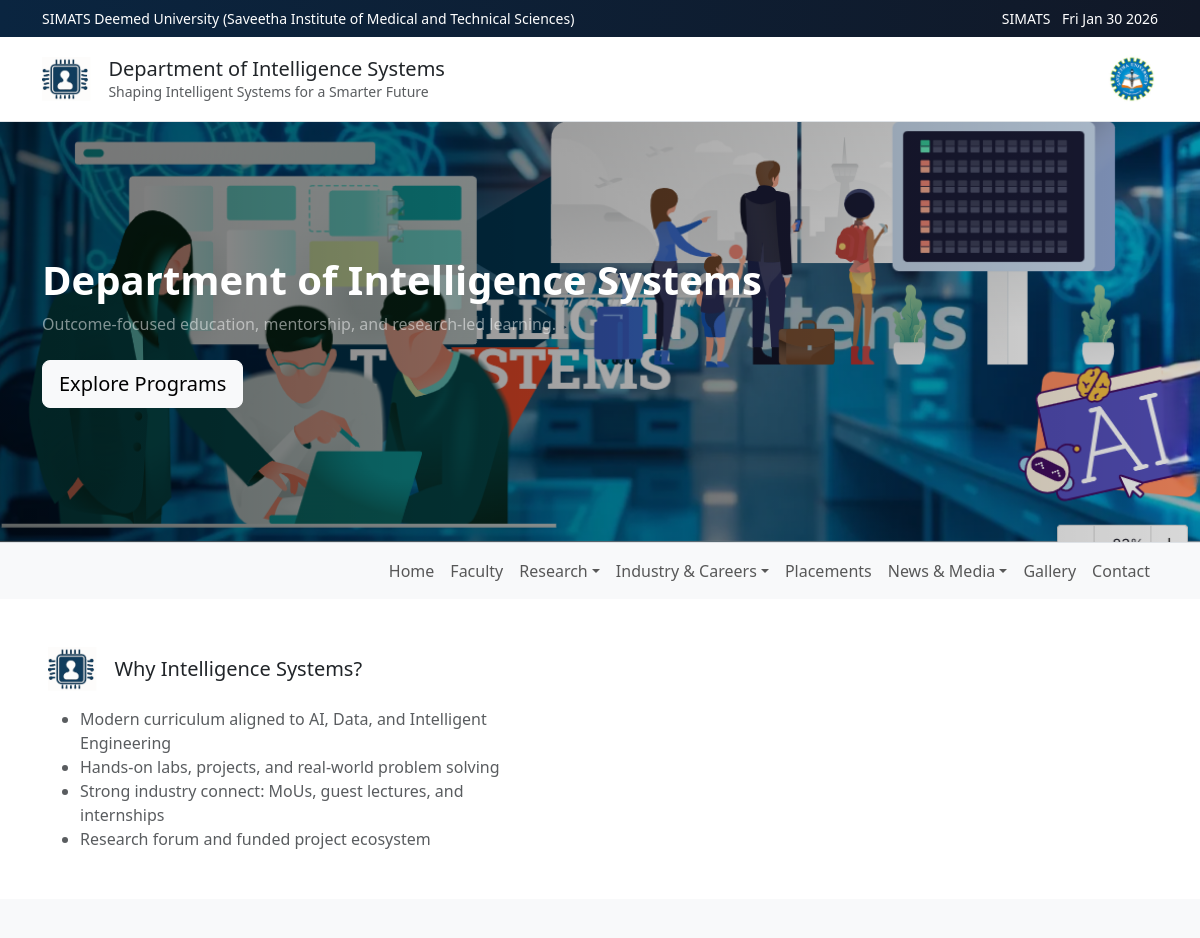
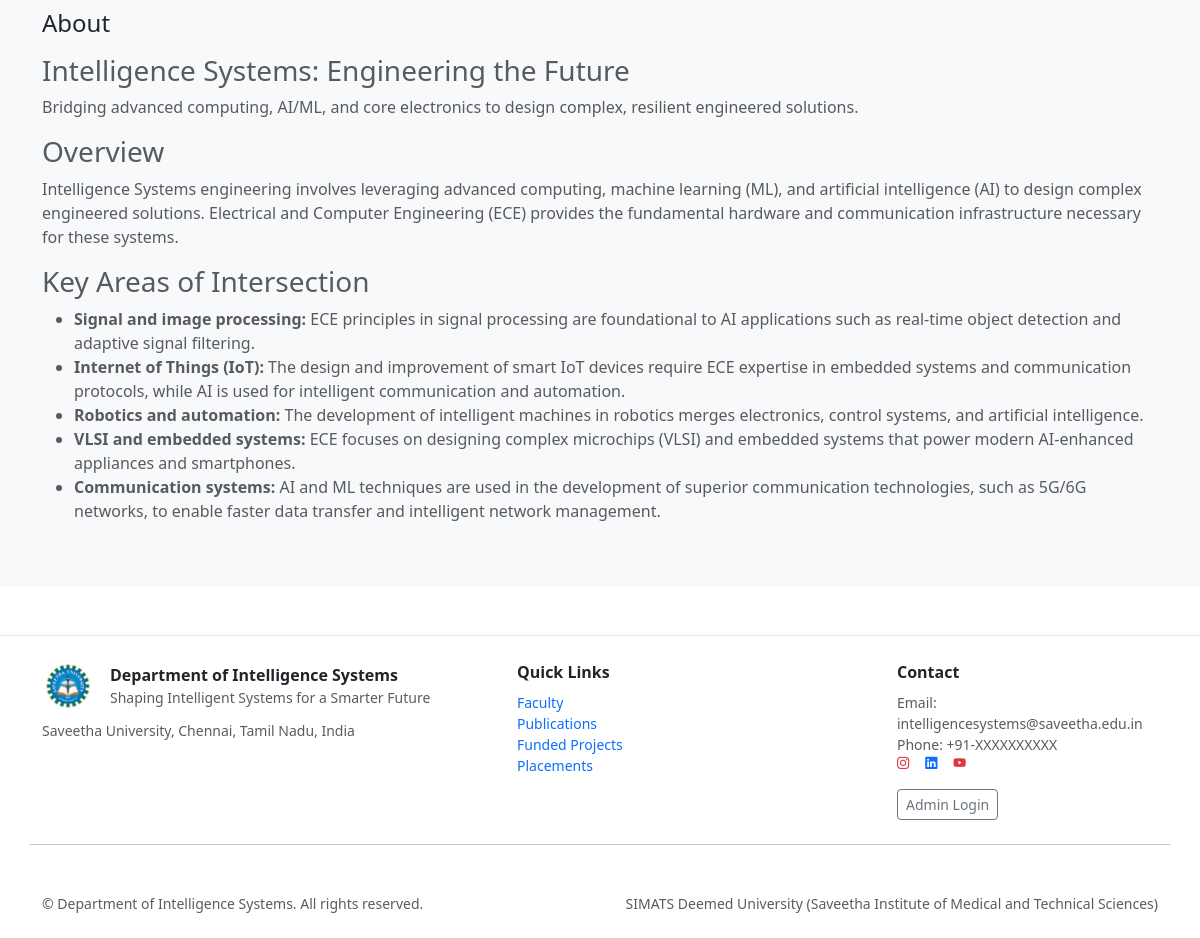
The page / on the database its author committed (2 pictures, top to bottom).
### app/models.py (models this page shows)
class TimestampMixin:
    created_at = db.Column(db.DateTime, default=datetime.utcnow, nullable=False)
    updated_at = db.Column(db.DateTime, default=datetime.utcnow, onupdate=datetime.utcnow, nullable=False)

class SiteSettings(db.Model, TimestampMixin):
    id = db.Column(db.Integer, primary_key=True)
    dept_name = db.Column(db.String(255), default="Department of Intelligence Systems", nullable=False)
    university_name = db.Column(db.String(255), default="SIMATS Deemed University (Saveetha Institute of Medical and Technical Sciences)", nullable=False)
    tagline = db.Column(db.String(255), default="Shaping Intelligent Systems for a Smarter Future", nullable=False)
    hero_title = db.Column(db.String(255), default="Department of Intelligence Systems", nullable=False)
    hero_subtitle = db.Column(db.String(500), default="Outcome-focused education, strong mentorship, and research-led learning.", nullable=False)
    enquiry_email = db.Column(db.String(255), default="intelligencesystems@saveetha.edu.in", nullable=False)
    phone = db.Column(db.String(50), default="+91-XXXXXXXXXX", nullable=False)
    address = db.Column(db.Text, default="Saveetha University, Chennai, Tamil Nadu, India", nullable=False)
    google_map_embed = db.Column(db.Text, default="", nullable=True)
    banner_faculty = db.Column(db.String(500), nullable=True)
    banner_news = db.Column(db.String(500), nullable=True)
    banner_events = db.Column(db.String(500), nullable=True)

class HeroSlide(db.Model, TimestampMixin):
    __tablename__ = "hero_slides"
    id = db.Column(db.Integer, primary_key=True)
    title = db.Column(db.String(255), nullable=True)
    subtitle = db.Column(db.String(500), nullable=True)
    image_url = db.Column(db.String(500), nullable=False)   # URL or /static/... or /uploads/...
    cta_text = db.Column(db.String(80), nullable=True)
    cta_url = db.Column(db.String(500), nullable=True)
    order = db.Column(db.Integer, default=1, nullable=False)
    is_active = db.Column(db.Boolean, default=True, nullable=False)

class Page(db.Model, TimestampMixin):
    id = db.Column(db.Integer, primary_key=True)
    slug = db.Column(db.String(120), unique=True, nullable=False, index=True)
    title = db.Column(db.String(255), nullable=False)
    body_html = db.Column(db.Text, nullable=False, default="")
    header_image_url = db.Column(db.String(500), nullable=True)
    header_subtitle = db.Column(db.String(255), nullable=True)
    is_published = db.Column(db.Boolean, default=True, nullable=False)
    show_in_menu = db.Column(db.Boolean, default=False, nullable=False)

### app/blueprints/public/routes.py (the view)
@public_bp.get("/")
def home():
    settings = get_settings()
    slides = (HeroSlide.query
              .filter_by(is_active=True)
              .order_by(HeroSlide.order.asc(), HeroSlide.created_at.desc())
              .all())
    about_page = Page.query.filter_by(slug="about", is_published=True).first()
    programs_ug = Program.query.filter_by(level="UG", is_published=True).all()
    programs_pg = Program.query.filter_by(level="PG", is_published=True).all()
    programs_res = Program.query.filter_by(level="Research", is_published=True).all()
    news = News.query.filter_by(is_published=True).order_by(desc(News.published_on)).limit(4).all()
    events = Event.query.filter_by(is_published=True).order_by(Event.starts_at.asc()).limit(4).all()
    achievements = Achievement.query.filter_by(is_published=True).order_by(desc(Achievement.is_featured), desc(Achievement.created_at)).limit(6).all()
    mous = MoU.query.filter_by(is_published=True).limit(8).all()
    placement_stats = PlacementStat.query.filter_by(is_visible=True).limit(6).all()
    return render_template("public/home.html",
                           settings=settings,
                           slides=slides,
                           about_page = about_page,
                           programs_ug=programs_ug,
                           programs_pg=programs_pg,
                           programs_res=programs_res,
                           news=news,
                           events=events,
                           achievements=achievements,
                           mous=mous,
                           placement_stats=placement_stats,
                         )

### app/blueprints/public/routes.py (called while the page is built)
def get_settings():
    s = SiteSettings.query.first()
    if not s:
        s = SiteSettings()
        db.session.add(s)
        db.session.commit()
    return s

### app/templates/public/home.html (shortened to what this page needs)
{% extends "public/base.html" %}
{% block hero %}
  {% if slides and slides|length > 0 %}
    <div id="heroCarousel" class="carousel slide home-hero" data-bs-ride="carousel" data-bs-interval="2000">
      <div class="carousel-inner">
        {% for s in slides %}
          <div class="carousel-item {% if loop.first %}active{% endif %}">
            <section class="page-hero" style="--hero-bg: url('{{ s.image_url }}');">
              <div class="page-hero-overlay hero-slide-overlay">
                <div class="container py-5">
                  {% if s.title %}<h1 class="display-6 fw-bold text-white mb-2">{{ s.title }}</h1>{% endif %}
                  {% if s.subtitle %}<p class="text-white-50 mb-4">{{ s.subtitle }}</p>{% endif %}
                  {% if s.cta_text and s.cta_url %}
                    <a class="btn btn-light btn-lg" href="{{ s.cta_url }}">{{ s.cta_text }}</a>
                  {% endif %}
                </div>
              </div>
            </section>
          </div>
        {% endfor %}
      </div>
      {% if slides|length > 1 %}
        <button class="carousel-control-prev" type="button" data-bs-target="#heroCarousel" data-bs-slide="prev">
        </button>
        <button class="carousel-control-next" type="button" data-bs-target="#heroCarousel" data-bs-slide="next">
        </button>
      {% endif %}
    </div>
  {% endif %}
{% endblock %}
{% block content %}
<section>
      <div class="col-lg-6">
        <div class="hero-panel p-4 p-lg-5">
          <div class="d-flex align-items-center gap-3 mb-3">
            <img src="{{ url_for('static', filename='images/dept_logo.png') }}" class="logo dept-logo" alt="Department logo" />
            <div>
              <div class="h5 mb-0">Why Intelligence Systems?</div>
            </div>
          </div>
          <ul class="text-muted mb-0">
            <li>Modern curriculum aligned to AI, Data, and Intelligent Engineering</li>
            <li>Hands-on labs, projects, and real-world problem solving</li>
            <li>Strong industry connect: MoUs, guest lectures, and internships</li>
            <li>Research forum and funded project ecosystem</li>
          </ul>
        </div>
      </div>
</section>
{% if about_page %}
<section class="py-5 bg-light">
  <div class="container">
    <div class="d-flex justify-content-between align-items-center mb-3">
      <h2 class="h4 mb-0">{{ about_page.title }}</h2>
    </div>
    <div class="text-muted">
      {{ about_page.body_html | safe }}
    </div>
  </div>
</section>
{% endif %}
{% endblock %}

### app/templates/public/base.html (shortened to what this page needs)
<!doctype html>
<html lang="en">
<head>
  <link href="https://cdn.jsdelivr.net/npm/bootstrap@5.3.3/dist/css/bootstrap.min.css" rel="stylesheet">
  <link rel="stylesheet" href="https://cdn.jsdelivr.net/npm/bootstrap-icons@1.11.3/font/bootstrap-icons.css">
  <link rel="stylesheet" href="{{ url_for('static', filename='css/site.css') }}">
</head>
<body>
  <div class="topbar py-2">
    <div class="container d-flex align-items-center justify-content-between small">
      <div class="text-white">
        {{ settings.university_name }}
      </div>
      <div class="text-white">
        <span class="me-2">SIMATS</span>
        <span id="date"></span>
      </div>
    </div>
  </div>
<header class="site-header border-bottom bg-white">
  <div class="container py-3 d-flex align-items-center justify-content-between gap-3 flex-wrap">
    <div class="d-flex align-items-center gap-3">
      <img src="{{ url_for('static', filename='images/dept_logo.png') }}" class="logo dept-logo" alt="Department logo" />
      <div>
        <div class="h5 mb-0">{{ settings.dept_name }}</div>
        <div class="text-muted small">{{ settings.tagline }}</div>
      </div>
    </div>
    <img src="{{ url_for('static', filename='images/simats_logo.png') }}" class="logo simats-logo" alt="SIMATS logo" />
  </div>
</header>
{% block hero %}{% endblock %}
<nav class="navbar navbar-expand-lg navbar-light bg-light border-top">
  <div class="container">
    <div class="collapse navbar-collapse" id="mainNav">
      <ul class="navbar-nav ms-auto mb-2 mb-lg-0">
        <li class="nav-item">
          <a class="nav-link" href="{{ url_for('public.home') }}">Home</a>
        </li>
        <li class="nav-item">
          <a class="nav-link" href="{{ url_for('public.faculty') }}">Faculty</a>
        </li>
        <li class="nav-item dropdown">
          <a class="nav-link dropdown-toggle" href="#" role="button" data-bs-toggle="dropdown">Research</a>
        </li>
        <li class="nav-item dropdown">
          <a class="nav-link dropdown-toggle" href="#" role="button" data-bs-toggle="dropdown">Industry &amp; Careers</a>
        </li>
        <li class="nav-item">
          <a class="nav-link" href="/p/student-placements">Placements</a>
        </li>
        <li class="nav-item dropdown">
          <a class="nav-link dropdown-toggle" href="#" role="button" data-bs-toggle="dropdown">News &amp; Media</a>
        </li>
        <li class="nav-item">
          <a class="nav-link" href="{{ url_for('public.gallery') }}">Gallery</a>
        </li>
        <li class="nav-item">
          <a class="nav-link" href="{{ url_for('public.contact') }}">Contact</a>
        </li>
      </ul>
    </div>
  </div>
</nav>
  <main>
    {% block content %}{% endblock %}
  </main>
  <footer class="footer mt-5">
    <div class="container py-4">
      <div class="row g-4 align-items-start">
        <div class="col-md-5">
          <div class="d-flex align-items-center gap-3 mb-2">
            <img src="{{ url_for('static', filename='images/simats_logo.png') }}" class="logo simats-logo" alt="SIMATS logo" />
            <div>
              <div class="fw-semibold">{{ settings.dept_name }}</div>
              <div class="text-muted small">{{ settings.tagline }}</div>
            </div>
          </div>
          <div class="text-muted small">
            {{ settings.address }}
          </div>
        </div>
        <div class="col-md-4">
          <div class="fw-semibold mb-2">Quick Links</div>
          <ul class="list-unstyled small">
            <li><a href="{{ url_for('public.faculty') }}">Faculty</a></li>
            <li><a href="/p/publications">Publications</a></li>
            <li><a href="/p/funded-projects">Funded Projects</a></li>
            <li><a href="/p/student-placements">Placements</a></li>
          </ul>
        </div>
        <div class="col-md-3">
          <div class="fw-semibold mb-2">Contact</div>
            <div class="small text-muted">
              Email: {{ settings.enquiry_email }}<br>
              Phone: {{ settings.phone }}
			  <div class="d-flex flex-wrap gap-3 small">
				  <a href="https://www.instagram.com/p/DTxC6XtiFy9/?igsh=eHV4bzBmcDVkOGho"
					target="_blank" class="text-danger" aria-label="Instagram">
					<i class="bi bi-instagram"></i>
				  </a>
				  <a href="https://www.linkedin.com/in/intelligence-systems-932a313a7/"
					target="_blank" class="text-primary" aria-label="LinkedIn">
					<i class="bi bi-linkedin"></i>
				  </a>
				  <a href="https://youtube.com/shorts/TXzXZDf28fo?si=qoRxmRSOcET-C2k5"
					target="_blank" class="text-danger" aria-label="YouTube">
					<i class="bi bi-youtube"></i>
				  </a>
             </div>
				<div class="mt-3">
				  <a class="btn btn-outline-secondary btn-sm" href="/admin">Admin Login</a>
				</div>
        </div>
      </div>
    <hr class="my-4">
    <div class="d-flex flex-column flex-md-row justify-content-between small text-muted">
      <div>© {{ current_year }} {{ settings.dept_name }}. All rights reserved.</div>
      <div>{{ settings.university_name }}</div>
    </div>
  </div>
</footer>
</body>
</html>

### app/static/css/site.css (style rules this page uses)
:root { --navy:#0A2540; --blue:#0B5ED7; --gold:#F5C542; --bg:#F3F4F6; }
.topbar { background: linear-gradient(90deg, var(--navy), #111827); }
.logo { height: 48px; width: auto; }
.dept-logo { height: 44px; }
.simats-logo { height: 52px; }
.hero-panel { background: rgba(255,255,255,.92); border-radius: 16px; }
.page-hero { width: 100%; display: block; position: relative; z-index: 5; overflow: hidden; background-image: var(--hero-bg); min-height: 350px; background-color: #0a2540; background-size: cover; background-position: center; background-repeat: no-repeat; }
.page-hero-overlay { position: relative; z-index: 6; width: 100%; min-height: 350px; background: transparent !important; display: flex; align-items: flex-end; }
.page-hero { background-image: var(--hero-bg); }
.home-hero .page-hero, .home-hero .page-hero-overlay { min-height: 420px; }
.hero-slide-overlay { background: linear-gradient(90deg, rgba(0,0,0,.55), rgba(0,0,0,.15)) !important; align-items: center; }
.footer { background: white; border-top: 1px solid #e5e7eb; }
.footer a { text-decoration: none; }
.bi-instagram, .bi-linkedin, .bi-youtube { transition: transform 0.2s ease, opacity 0.2s ease; }

### rows shown on the page
SiteSettings: university_name "SIMATS Deemed University (Saveetha Institute of Medical and Technical Sciences)", dept_name "Department of Intelligence Systems", tagline "Shaping Intelligent Systems for a Smarter Future", address "Saveetha University, Chennai, Tamil Nadu, India", enquiry_email "intelligencesystems@saveetha.edu.in", phone "+91-XXXXXXXXXX"
HeroSlide: image_url (picture), title "Department of Intelligence Systems", subtitle "Outcome-focused education, mentorship, and research-led learning.", cta_text "Explore Programs"
Page: title "About", body_html "Intelligence Systems: Engineering the Future Bridging advanced computing, AI/ML, and core electronics to design complex, resilient engineered solutions. Overview Intelligence Systems engineering involves leveraging advanced computing, machine learning (ML), and artificial intelligence (AI) to design complex engineered solutions. Electrical and Computer Engineering (ECE) provides the fundamental hardware and communication infrastructure necessary for these systems. Key Areas of Intersection Signal and image processing: ECE principles in signal processing are foundational to AI applications such as real-time object detection and adaptive signal filtering. Internet of Things (IoT): The design…"
